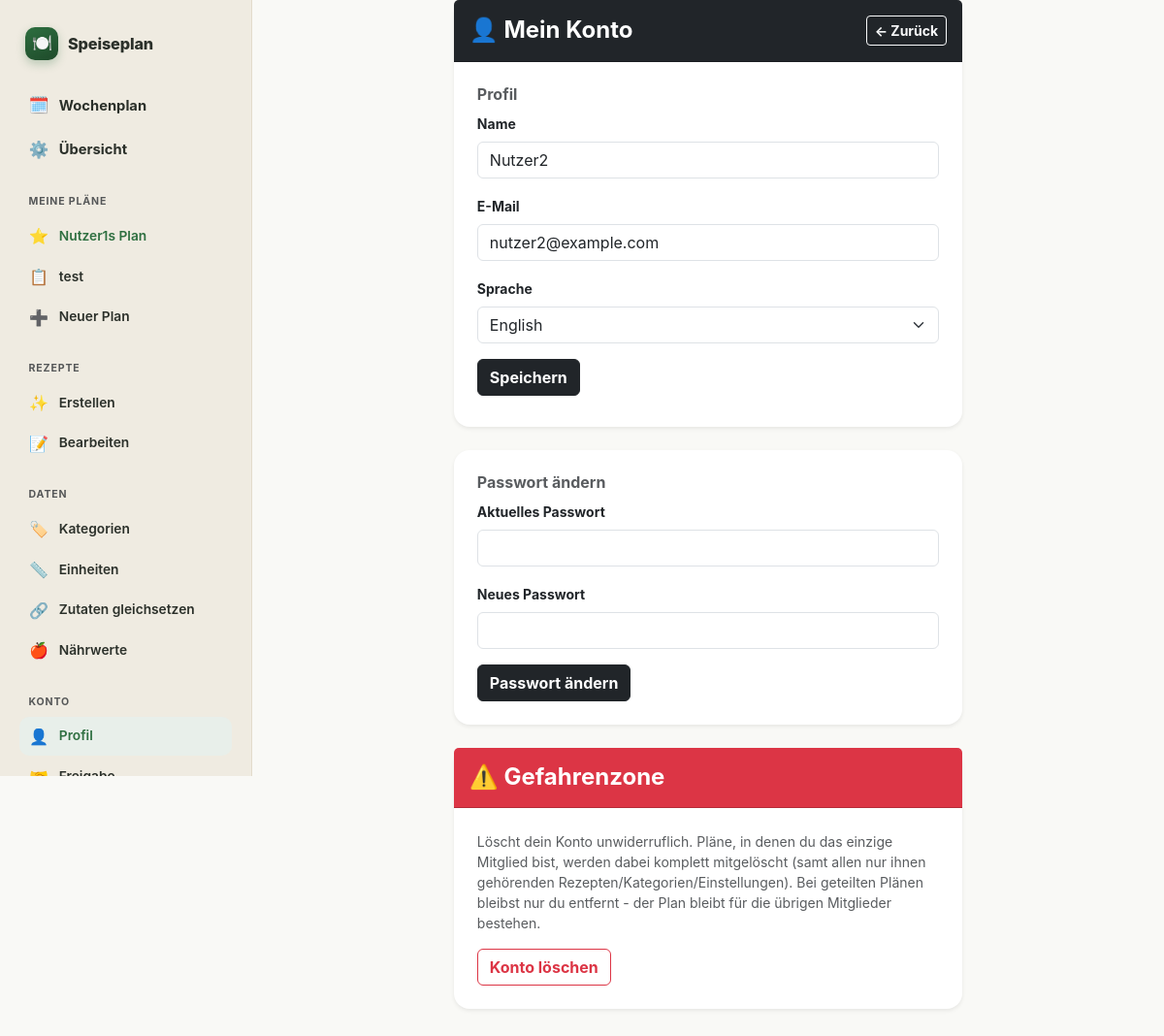
The app's page /manage/account (signed in) with its own data.
### models.py (models this page shows)
class PlanMembership(db.Model):
    id = db.Column(db.Integer, primary_key=True)
    plan_id = db.Column(db.Integer, db.ForeignKey('plan.id'), nullable=False, index=True)
    user_id = db.Column(db.Integer, db.ForeignKey('user.id'), nullable=False, index=True)
    is_starred = db.Column(db.Boolean, default=False, nullable=False)
    show_in_week_overview = db.Column(db.Boolean, default=True, nullable=False)
    __table_args__ = (db.UniqueConstraint('plan_id', 'user_id', name='uq_plan_membership_plan_id_user_id'),)
    plan = db.relationship('Plan')
    user = db.relationship('User')

class Plan(db.Model):
    id = db.Column(db.Integer, primary_key=True)
    name = db.Column(db.String(100), nullable=False)
    owner_user_id = db.Column(db.Integer, db.ForeignKey('user.id'), nullable=False)
    created_at = db.Column(db.DateTime, default=db.func.now())
    owner = db.relationship('User', foreign_keys=[owner_user_id])

class User(db.Model):
    id = db.Column(db.Integer, primary_key=True)
    name = db.Column(db.String(50), nullable=False)
    email = db.Column(db.String(255), unique=True, nullable=False, index=True)
    password_hash = db.Column(db.String(255), nullable=False)
    language = db.Column(db.String(5), nullable=False, default='en')
    created_at = db.Column(db.DateTime, default=db.func.now())

### routes/account.py (the view)
@account_bp.route('/manage/account')
def account_view():
    return render_template('account.html', user=current_user())

### app.py (called while the page is built)
@app.before_request
def require_login():
    if request.endpoint is None or request.endpoint in ('auth.login', 'auth.register', 'static'):
        return None
    if current_user() is None:
        return redirect(url_for('auth.login', next=request.path))
    if current_plan() is None and request.endpoint not in ZERO_PLAN_ALLOWED_ENDPOINTS:
        return redirect(url_for('plan.index'))
    return None

@app.after_request
def set_security_headers(response):
    response.headers['X-Content-Type-Options'] = 'nosniff'
    response.headers['X-Frame-Options'] = 'DENY'
    response.headers['Referrer-Policy'] = 'same-origin'
    response.headers['Permissions-Policy'] = 'geolocation=(), camera=(), microphone=()'
    response.headers['Content-Security-Policy'] = (
        "default-src 'self'; "
        "script-src 'self' 'unsafe-inline'; "
        "style-src 'self' 'unsafe-inline'; "
        "img-src 'self' data:; "
        "frame-ancestors 'none'; "
        "base-uri 'self'; "
        "form-action 'self'"
    )
    return response

@app.context_processor
def inject_css_version():
    css_path = os.path.join(app.static_folder, 'style.css')
    try:
        css_version = int(os.path.getmtime(css_path))
    except OSError:
        css_version = 0
    return {'css_version': css_version}

@app.context_processor
def inject_current_user_and_plans():
    user = current_user()
    if user is None:
        return {'nav_current_user': None, 'nav_current_plan': None, 'nav_user_plans': []}
    return {
        'nav_current_user': user,
        'nav_current_plan': current_plan(),
        'nav_user_plans': user_plan_memberships(user),
    }

@app.context_processor
def inject_shopping_categories():
    return {
        'shopping_categories': SHOPPING_CATEGORIES,
        'shopping_uncategorized': UNCATEGORIZED,
        'pantry_categories': sorted(PANTRY_CATEGORIES),
    }

@app.context_processor
def inject_ingredient_aliases():
    plan = current_plan()
    return {'ingredient_aliases': get_all_aliases(plan.id) if plan else {}}

@app.context_processor
def inject_ingredient_nutrition():
    plan = current_plan()
    return {'ingredient_nutrition': get_all_nutrition_entries(plan.id) if plan else {}}

### services/auth.py (called while the page is built)
def current_user():
    if 'user_id' not in session:
        return None
    if not hasattr(g, '_current_user'):
        g._current_user = User.query.get(session['user_id'])
        if g._current_user is None:
            session.clear()
    return g._current_user

### templates/account.html (shortened to what this page needs)
{% extends 'base.html' %}
{% block content %}
<div class="row justify-content-center">
    <div class="col-12 col-md-7">
        <div class="card shadow-sm border-0 mb-4">
            <div class="card-header bg-dark text-white py-3 d-flex justify-content-between align-items-center">
                <h4 class="card-title mb-0 fw-bold">👤 Mein Konto</h4>
                <a href="/manage" class="btn btn-sm btn-outline-light fw-bold"><- Zurück</a>
            </div>
            <div class="card-body p-4">
                <h6 class="fw-bold text-muted mb-2">Profil</h6>
                <form method="POST" action="{{ url_for('account.update_profile_route') }}" class="mb-2">
                    <div class="mb-3">
                        <label class="form-label fw-bold small" for="accountName">Name</label>
                        <input type="text" name="name" id="accountName" class="form-control" value="{{ user.name }}" required autocomplete="name">
                    </div>
                    <div class="mb-3">
                        <label class="form-label fw-bold small" for="accountEmail">E-Mail</label>
                        <input type="email" name="email" id="accountEmail" class="form-control" value="{{ user.email }}" required autocomplete="email">
                    </div>
                    <div class="mb-3">
                        <label class="form-label fw-bold small" for="accountLanguage">Sprache</label>
                        <select name="language" id="accountLanguage" class="form-select">
                            <option value="en" {% if user.language == 'en' %}selected{% endif %}>English</option>
                        </select>
                    </div>
                    <button type="submit" class="btn btn-dark fw-bold">Speichern</button>
                </form>
            </div>
        </div>
        <div class="card shadow-sm border-0 mb-4">
            <div class="card-body p-4">
                <h6 class="fw-bold text-muted mb-2">Passwort ändern</h6>
                <form method="POST" action="{{ url_for('account.update_password_route') }}">
                    <div class="mb-3">
                        <label class="form-label fw-bold small" for="currentPassword">Aktuelles Passwort</label>
                        <input type="password" name="current_password" id="currentPassword" class="form-control" required autocomplete="current-password">
                    </div>
                    <div class="mb-3">
                        <label class="form-label fw-bold small" for="newPassword">Neues Passwort</label>
                        <input type="password" name="new_password" id="newPassword" class="form-control" required autocomplete="new-password">
                    </div>
                    <button type="submit" class="btn btn-dark fw-bold">Passwort ändern</button>
                </form>
            </div>
        </div>
        <div class="card shadow-sm border-0">
            <div class="card-header bg-danger text-white py-3">
                <h4 class="card-title mb-0 fw-bold">⚠️ Gefahrenzone</h4>
            </div>
            <div class="card-body p-4">
                <p class="text-muted small mb-3">
                    Löscht dein Konto unwiderruflich. Pläne, in denen du das einzige Mitglied bist, werden dabei
                    komplett mitgelöscht (samt allen nur ihnen gehörenden Rezepten/Kategorien/Einstellungen). Bei
                    geteilten Plänen bleibst nur du entfernt - der Plan bleibt für die übrigen Mitglieder bestehen.
                </p>
                <button type="button" class="btn btn-outline-danger fw-bold" data-bs-toggle="modal" data-bs-target="#deleteAccountModal">
                    Konto löschen
                </button>
            </div>
        </div>
    </div>
</div>
{% endblock %}

### templates/base.html (shortened to what this page needs)
<!DOCTYPE html>
<html lang="de">
<head>
    <link rel="stylesheet" href="{{ url_for('static', filename='bootstrap.min.css') }}" type="text/css">
    <link rel="stylesheet" href="{{ url_for('static', filename='style.css') }}?v={{ css_version }}" type="text/css">
</head>
<body>
    <div class="app-shell">
        <aside class="app-rail">
            <a class="rail-brand" href="/">
                <span class="mark">🍽️</span>
                <span class="name">Speiseplan</span>
            </a>
            <div class="nav-primary">
                <a class="nav-link {% if request.path == '/' or request.path.startswith('/plan') %}active{% endif %}" href="/"><span class="ic">🗓️</span>Wochenplan</a>
                <a class="nav-link {% if request.path == '/manage' %}active{% endif %}" href="/manage"><span class="ic">⚙️</span>Übersicht</a>
            </div>
            <div class="rail-section">
                <div class="rail-label">Meine Pläne</div>
                {% for membership in nav_user_plans %}
                <form method="POST" action="{{ url_for('auth.switch_plan', plan_id=membership.plan_id) }}">
                    <button type="submit" class="rail-link w-100 text-start border-0 bg-transparent {% if nav_current_plan and membership.plan_id == nav_current_plan.id %}active{% endif %}">
                        <span class="ic">{{ '⭐' if membership.is_starred else '📋' }}</span>{{ membership.plan.name }}
                    </button>
                </form>
                {% endfor %}
                <button type="button" class="rail-link w-100 text-start border-0 bg-transparent" data-bs-toggle="modal" data-bs-target="#createPlanModal">
                    <span class="ic">➕</span>Neuer Plan
                </button>
            </div>
            <div class="rail-section">
                <div class="rail-label">Rezepte</div>
                <a class="rail-link {% if request.path == '/manage/recipe/create' %}active{% endif %}" href="/manage/recipe/create"><span class="ic">✨</span>Erstellen</a>
                <a class="rail-link {% if request.path == '/manage/recipe/edit-list' or request.path.startswith('/manage/recipe/edit/') %}active{% endif %}" href="/manage/recipe/edit-list"><span class="ic">📝</span>Bearbeiten</a>
            </div>
            <div class="rail-section">
                <div class="rail-label">Daten</div>
                <a class="rail-link {% if request.path == '/manage/categories' %}active{% endif %}" href="/manage/categories"><span class="ic">🏷️</span>Kategorien</a>
                <a class="rail-link {% if request.path == '/manage/units' %}active{% endif %}" href="/manage/units"><span class="ic">📏</span>Einheiten</a>
                <a class="rail-link {% if request.path == '/manage/ingredient-aliases' %}active{% endif %}" href="/manage/ingredient-aliases"><span class="ic">🔗</span>Zutaten gleichsetzen</a>
                <a class="rail-link {% if request.path == '/manage/ingredient-nutrition' %}active{% endif %}" href="/manage/ingredient-nutrition"><span class="ic">🍎</span>Nährwerte</a>
            </div>
            <div class="rail-section">
                <div class="rail-label">Konto</div>
                <a class="rail-link {% if request.path == '/manage/account' %}active{% endif %}" href="/manage/account"><span class="ic">👤</span>Profil</a>
                <a class="rail-link {% if request.path == '/manage/sharing' %}active{% endif %}" href="/manage/sharing"><span class="ic">🤝</span>Freigabe</a>
            </div>
        </aside>
        <div class="app-content">
            <div class="container pb-5">
                {% block content %}{% endblock %}
            </div>
        </div>
    </div>
</body>
</html>

### static/style.css (style rules this page uses)
:root { --primary-food: #2E6F40; --primary-dark: #1E4A2A; --accent-warm: #F4C430; --bg-warm: #F9F9F6; --text-dark: #2B302A; --radius-main: 1rem; --card-bg: #ffffff; --border-subtle: #F1F1EE; --scrollbar-thumb: #D1D1CB; --highlight-bg: #E8EFEA; --excluded-bg: #eeeeee; --rail-bg: #EFEBE1; --rail-border: #E2DCCB; }
body { font-family: 'Plus Jakarta Sans', sans-serif; background-color: var(--bg-warm); color: var(--text-dark); }
.app-shell { display: grid; grid-template-columns: 260px 1fr; min-height: 100vh; }
.app-content { min-width: 0; }
.app-rail { background: var(--rail-bg); border-right: 1px solid var(--rail-border); padding: 1.75rem 1.25rem 1.5rem; display: flex; flex-direction: column; position: sticky; top: 0; height: 100vh; overflow-y: auto; }
.rail-brand { display: flex; align-items: center; gap: 0.6rem; padding: 0 0.4rem; margin-bottom: 1.6rem; text-decoration: none; color: var(--text-dark); }
.rail-brand .mark { width: 34px; height: 34px; border-radius: 10px; background: linear-gradient(155deg, var(--primary-food), var(--primary-dark)); display: flex; align-items: center; justify-content: center; font-size: 1.05rem; box-shadow: 0 4px 10px rgba(46, 111, 64, 0.28); flex-shrink: 0; }
.rail-brand .name { font-weight: 800; font-size: 1.02rem; letter-spacing: -0.01em; }
.nav-primary { margin-bottom: 1.4rem; }
.nav-link { display: flex; align-items: center; gap: 0.65rem; padding: 0.55rem 0.6rem; border-radius: 10px; color: var(--text-dark) !important; text-decoration: none; font-weight: 700; font-size: 0.92rem; margin-bottom: 0.15rem; }
.nav-link .ic { font-size: 1.05rem; width: 1.3rem; text-align: center; flex-shrink: 0; }
.rail-section { margin-bottom: 1.5rem; }
.rail-label { font-size: 0.66rem; font-weight: 700; letter-spacing: 0.08em; text-transform: uppercase; color: var(--bs-secondary-color); padding: 0 0.6rem; margin-bottom: 0.45rem; }
.rail-link { display: flex; align-items: center; gap: 0.65rem; padding: 0.5rem 0.6rem; border-radius: 10px; color: var(--text-dark); text-decoration: none; font-weight: 600; font-size: 0.86rem; margin-bottom: 0.1rem; }
.rail-link .ic { font-size: 1rem; width: 1.3rem; text-align: center; flex-shrink: 0; }
.rail-link.active { background: var(--highlight-bg); color: var(--primary-food); }
.card { border: none !important; border-radius: var(--radius-main); box-shadow: 0 8px 24px rgba(0, 0, 0, 0.04); background-color: var(--card-bg); }

### templates/base.html (style rules this page uses)
body { font-family: -apple-system, BlinkMacSystemFont, "Segoe UI", Roboto, Helvetica, Arial, sans-serif; }

### records on screen
PlanMembership: is_starred "⭐", plan.name "Nutzer1s Plan"
PlanMembership: is_starred "📋", plan.name "test"
User: name "Nutzer2", email "nutzer2@example.com", language "English"
